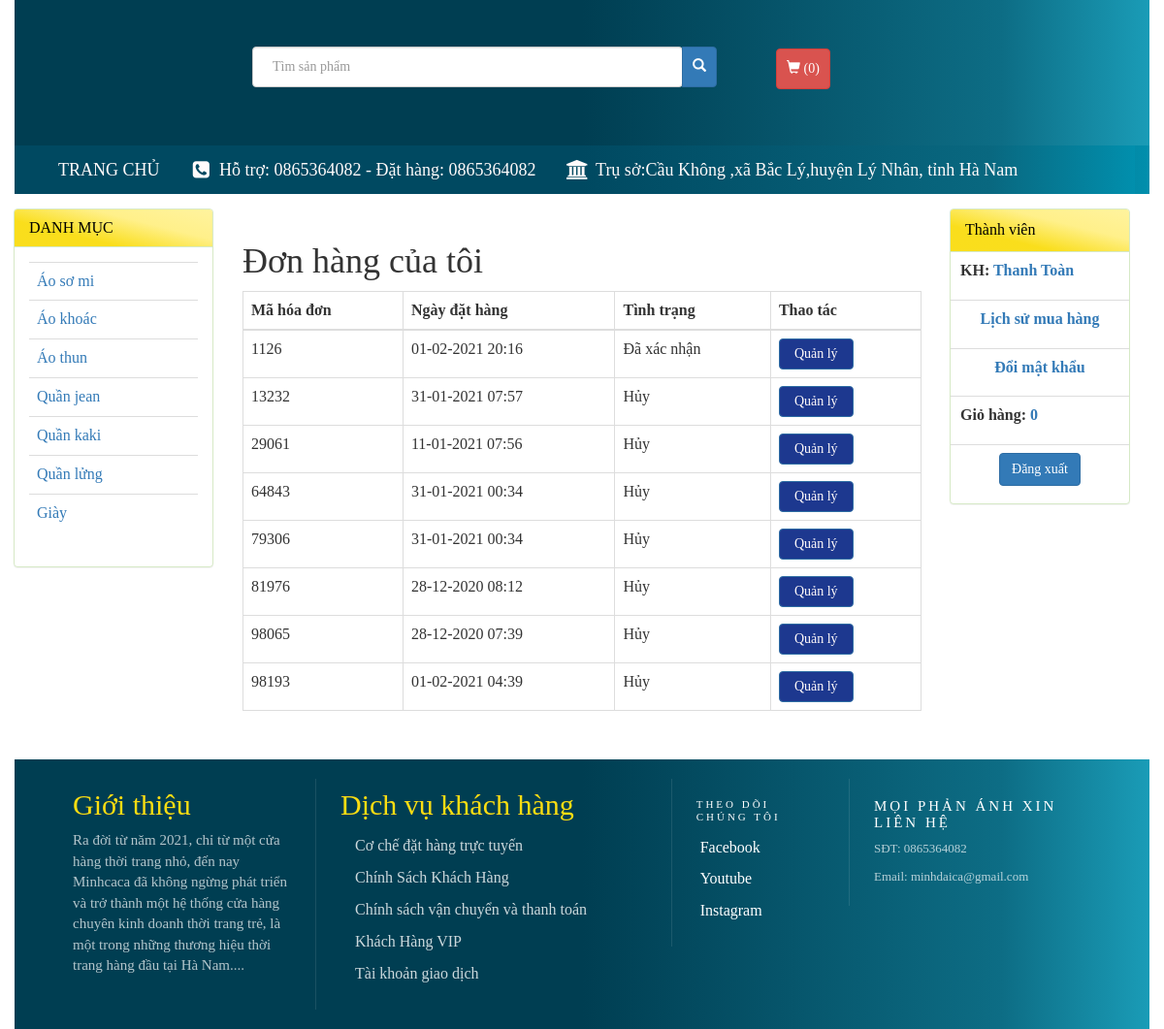
Page /index.php?menu=lichsu_muahang (signed in) on the committed database.
### tables this page shows
CREATE TABLE `menu_doc` (
  `id` int(11) NOT NULL,
  `title` varchar(255) DEFAULT NULL,
  `sub_1` varchar(255) NOT NULL,
  `sub_2` varchar(255) NOT NULL,
  `sub_3` varchar(255) NOT NULL,
  `sub_4` varchar(255) NOT NULL,
  `sub_5` varchar(255) NOT NULL,
  `sub_6` varchar(255) NOT NULL,
  `sub_7` varchar(255) NOT NULL,
  `sub_1_link` varchar(1000) NOT NULL,
  `sub_2_link` varchar(1000) NOT NULL,
  `sub_3_link` varchar(1000) NOT NULL,
  `sub_4_link` varchar(1000) NOT NULL,
  `sub_5_link` varchar(1000) NOT NULL,
  `sub_6_link` varchar(1000) NOT NULL,
  `sub_7_link` varchar(1000) NOT NULL
);

CREATE TABLE `hoa_don` (
  `mahd` int(11) NOT NULL,
  `email` varchar(255) NOT NULL,
  `ngay_mua` timestamp NULL DEFAULT current_timestamp(),
  `tinh_trang` varchar(255) DEFAULT NULL
);

CREATE TABLE `thanh_vien` (
  `id` int(11) NOT NULL,
  `email` varchar(255) NOT NULL,
  `password` varchar(255) NOT NULL,
  `hoten` varchar(60) NOT NULL,
  `sdt` int(11) NOT NULL,
  `diachi` varchar(100) NOT NULL
);

### chuc_nang/dang_ky_dang_nhap/lichsu_muahang.php (the view, shortened to what this page needs)
<?php
	include('connect.php');
	$kh=$_SESSION['login'];
    $email= $kh['email'];
	$sl="select * from hoa_don join thanh_vien ON hoa_don.email = thanh_vien.email WHERE thanh_vien.
    email= '".$email."'";
	$exec= mysqli_query($connect, $sl);
    $count = mysqli_num_rows($exec);
?>
<div class="container-fluid">
    <h1 class="mt-4">Đơn hàng của tôi</h1>
    <div class="card mb-4">
        <div class="card-body">
            <div class="table-responsive">
            <?php
                if($count<1){
                    echo "<h3>Bạn chưa mua hàng lần nào</h3>";
                }else{
            ?>
                <table class="table table-bordered" id="dataTable" width="100%" cellspacing="0">
                    <thead>
                        <tr class="text-center">
                            <th>Mã hóa đơn</th>
                            <th>Ngày đặt hàng</th>
                            <th>Tình trạng</th>
                            <th>Thao tác</th>
                        </tr>
                    </thead>
                    <tbody>
                    <?php
                        while($row = mysqli_fetch_array($exec)) {
                        	$date = new DateTime($row['ngay_mua']);
                    ?>
                        <tr>
                            <td><?php echo $row['mahd']; ?></td>
                            <td><?php echo date_format($date, 'd-m-Y H:i'); ?></td>
                           	<td><?php echo $row['tinh_trang']; ?></td>
                            <td>
                                <a class="btn btn-primary" style="text-decoration: none; padding: 5px 15px; background-color: #1D388F; color: #fffafa;" href="?menu=chitiet_lichsu&ma_hoadon=<?php echo $row['mahd']; ?>">Quản lý</a>
                            </td>
                        </tr>
                    <?php
                        }
                    }
                    ?>
                    </tbody>
                </table>
            </div>
        </div>
    </div>
</div>

### left.php (shortened to what this page needs)
<div class="row">
    <div class="panel-group" id="accordion">
     <?php
		include('connect.php');
		$sl= "select * from menu_doc";
		$exec= mysqli_query($connect,$sl);
		while($row= mysqli_fetch_array($exec)){
	?>
        <div class="panel panel-success" style="margin-left: -16px;">
            <div class="panel-heading">
                <h4 class="panel-title">
                    <a data-toggle="collapse" style="text-decoration: none;" data-parent="#accordion" href="#collapse<?php echo $num; ?>"><?php echo $row['title'];  ?></a>
                </h4>
            </div>
            <div id="collapse<?php echo $num; ?>" class="panel-collapse">
                <div class="panel-body">
                    <table class="table">
                        <?php
                            if($row['sub_1']!=""){echo "
                                <tr>
                                    <td>
                                        <a href=".$row['sub_1_link'].">".$row['sub_1']."</a>
                                    </td>
                                </tr>";}
                            if($row['sub_2']!=""){echo "
                                <tr>
                                    <td>
                                        <a href=".$row['sub_2_link'].">".$row['sub_2']."</a>
                                    </td>
                                </tr>";}
                            if($row['sub_3']!=""){echo "
                                <tr>
                                    <td>
                                        <a href=".$row['sub_3_link'].">".$row['sub_3']."</a>
                                    </td>
                                </tr>";}
                            if($row['sub_4']!=""){echo "
                                <tr>
                                    <td>
                                        <a href=".$row['sub_4_link'].">".$row['sub_4']."</a>
                                    </td>
                                </tr>";}
                            if($row['sub_5']!=""){echo "
                                <tr>
                                    <td>
                                        <a href=".$row['sub_5_link'].">".$row['sub_5']."</a>
                                    </td>
                                </tr>";}
                            if($row['sub_6']!=""){echo "
                                <tr>
                                    <td>
                                        <a href=".$row['sub_6_link'].">".$row['sub_6']."</a>
                                    </td>
                                </tr>";}
                            if($row['sub_7']!=""){echo "
                                <tr>
                                    <td>
                                        <a href=".$row['sub_7_link'].">".$row['sub_7']."</a>
                                    </td>
                                </tr>";}
                        ?>
                    </table>
                </div>
            </div>
        </div>
    <?php } ?>
    </div>
</div>

### chuc_nang/dang_ky_dang_nhap/user_info.php (shortened to what this page needs)
<?php
	include('connect.php');
	if (!isset($_SESSION['login'])) {
    	echo "<script> location.href='index.php'; </script>";
  	}else {
		$kh= $_SESSION['login'];
		$sql1="select * from thanh_vien where email='".$kh['email']."'";
		$rs1=mysqli_query($connect,$sql1);
		$row=mysqli_fetch_array($rs1);
?>
		<div class="panel panel-success" style="width: 186px; margin-left: -16px;">
			<div class="panel-heading">Thành viên</div>
			<table class="table">
				<tr>
					<td>
						<p style="padding-left: 2px;font-weight: bold;">KH:
							<a href="?menu=thanh_vien" style=""><?php echo $row['hoten']; ?></a>
						</p>
					</td>
				</tr>
				<tr>
					<td><p style="text-align: center;font-weight: bold;"><a href="?menu=lichsu_muahang">Lịch sử mua hàng</a></p></td>
				</tr>
				<tr>
					<td><p style="text-align: center;font-weight: bold;"><a href="?menu=change_password">Đổi mật khẩu</a></p></td>
				</tr>
					<td><p style="padding-left: 2px;font-weight: bold;">Giỏ hàng: <a href="?menu=gio_hang"><?php echo $cart; ?></a></p></td>
				<tr>
					<td><p style="text-align: center;"><a class="btn btn-primary" href="?menu=logout">Đăng xuất</a></p></td>
				</tr>
			</table>
		</div>
<?php
	}
?>

### css/style.css (style rules this page uses)
body { width: 96%; margin: auto; font-family: tahoma; font-size: 16px; }
body { width: 100%; }
.panel-heading { background-image: linear-gradient(14deg,#fbdd12f2 30%,#fff08a 65%,#fff39e 100%); }
.panel-heading { color:black !important; }
.left a { text-decoration: none; }

### rows in the picture
menu_doc: title "DANH MỤC", sub_1 "Áo sơ mi", sub_2 "Áo khoác", sub_3 "Áo thun", sub_4 "Quần jean", sub_5 "Quần kaki", sub_6 "Quần lửng", sub_7 "Giày"
hoa_don: mahd "1126", ngay_mua "01-02-2021 20:16", tinh_trang "Đã xác nhận"
hoa_don: mahd "13232", ngay_mua "31-01-2021 07:57", tinh_trang "Hủy"
hoa_don: mahd "29061", ngay_mua "11-01-2021 07:56", tinh_trang "Hủy"
hoa_don: mahd "64843", ngay_mua "31-01-2021 00:34", tinh_trang "Hủy"
hoa_don: mahd "79306", ngay_mua "31-01-2021 00:34", tinh_trang "Hủy"
hoa_don: mahd "81976", ngay_mua "28-12-2020 08:12", tinh_trang "Hủy"
hoa_don: mahd "98065", ngay_mua "28-12-2020 07:39", tinh_trang "Hủy"
hoa_don: mahd "98193", ngay_mua "01-02-2021 04:39", tinh_trang "Hủy"
thanh_vien: hoten "Thanh Toàn"

### other values in the picture
$cart "0"
